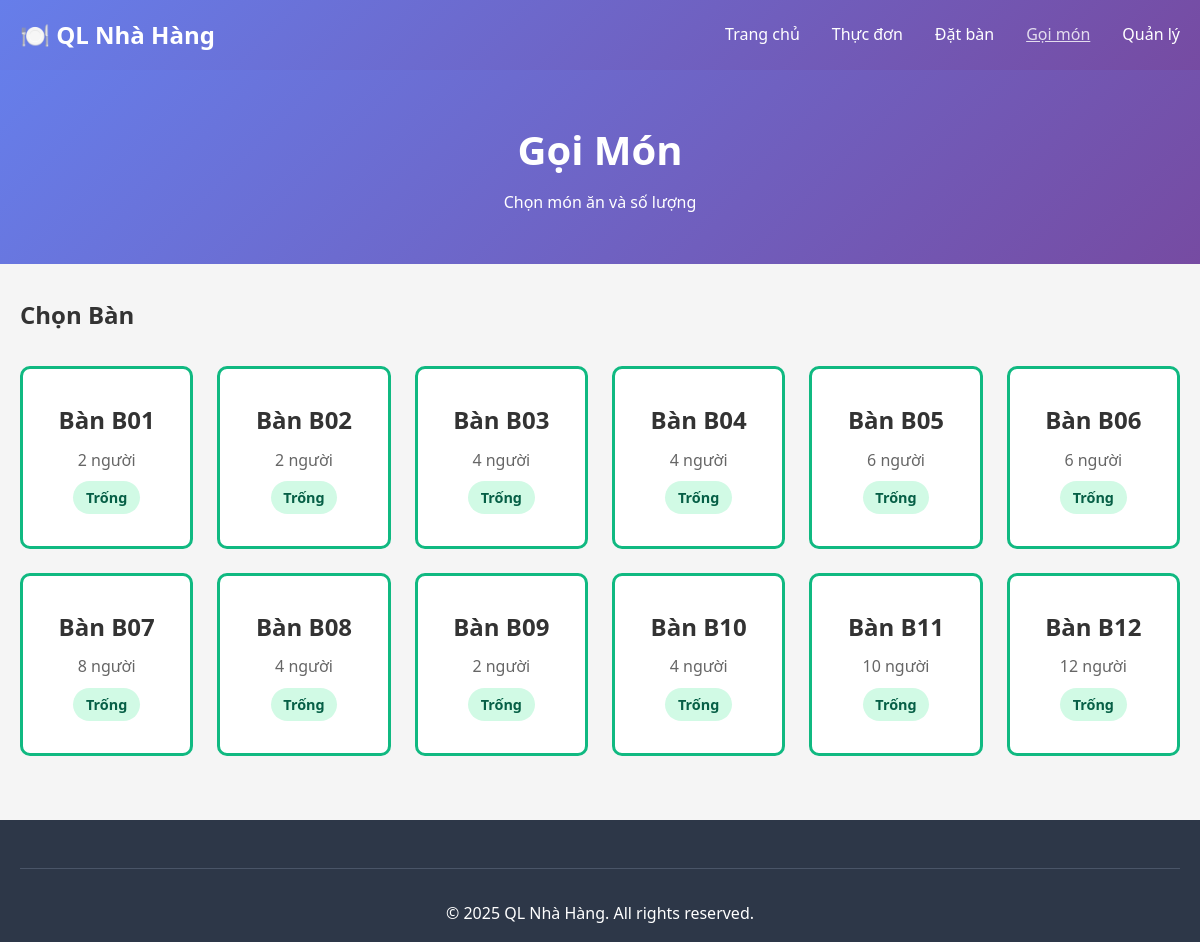
The app's page /order.php with its own data.
### tables this page shows
CREATE TABLE tables (
    id INT PRIMARY KEY AUTO_INCREMENT,
    table_number VARCHAR(10) NOT NULL UNIQUE COMMENT 'Số bàn (VD: B01, B02)',
    capacity INT NOT NULL COMMENT 'Sức chứa (số người)',
    floor INT DEFAULT 1 COMMENT 'Tầng (1, 2, 3...)',
    location VARCHAR(100) DEFAULT NULL COMMENT 'Vị trí (VD: Gần cửa sổ, Góc yên tĩnh)',
    status ENUM('empty', 'occupied', 'reserved', 'cleaning', 'maintenance') DEFAULT 'empty' COMMENT 'Trạng thái bàn',
    notes TEXT DEFAULT NULL COMMENT 'Ghi chú về bàn',
    created_at TIMESTAMP DEFAULT CURRENT_TIMESTAMP,
    updated_at TIMESTAMP DEFAULT CURRENT_TIMESTAMP ON UPDATE CURRENT_TIMESTAMP,
    
    INDEX idx_table_number (table_number),
    INDEX idx_status (status),
    INDEX idx_floor (floor),
    INDEX idx_capacity (capacity)
);

### order.php (the view, shortened to what this page needs)
<?php
$conn = getDBConnection();
$tables = $conn->query("SELECT * FROM tables ORDER BY table_number");
$selected_table = isset($_GET['table']) ? intval($_GET['table']) : 0;
?>
<!DOCTYPE html>
<html lang="vi">
<head>
    <link rel="stylesheet" href="assets/css/style.css">
</head>
<body>
    <nav class="navbar">
        <div class="container">
            <div class="logo">
                <h2>🍽️ QL Nhà Hàng</h2>
            </div>
            <ul class="nav-menu">
                <li><a href="index.php">Trang chủ</a></li>
                <li><a href="menu.php">Thực đơn</a></li>
                <li><a href="reservation.php">Đặt bàn</a></li>
                <li><a href="order.php" class="active">Gọi món</a></li>
                <li><a href="admin/">Quản lý</a></li>
            </ul>
        </div>
    </nav>
    <div class="page-header">
        <div class="container">
            <h1>Gọi Món</h1>
            <p>Chọn món ăn và số lượng</p>
        </div>
    </div>
    <div class="container">
        <div class="order-container">
            <?php if ($selected_table == 0): ?>
            <div class="table-selection">
                <h2>Chọn Bàn</h2>
                <div class="tables-grid">
                    <?php while ($table = $tables->fetch_assoc()): ?>
                    <a href="?table=<?php echo $table['id']; ?>" class="table-card <?php echo $table['status']; ?>">
                        <div class="table-number">Bàn <?php echo $table['table_number']; ?></div>
                        <div class="table-capacity"><?php echo $table['capacity']; ?> người</div>
                        <div class="table-status">
                            <?php
                            $status_text = [
                                'empty' => 'Trống',
                                'occupied' => 'Có khách',
                                'reserved' => 'Đã đặt'
                            ];
                            echo $status_text[$table['status']];
                            ?>
                        </div>
                    </a>
                    <?php endwhile; ?>
                </div>
            </div>
            <?php endif; ?>
        </div>
    </div>
    <footer class="footer">
        <div class="container">
            <div class="footer-bottom">
                <p>&copy; 2025 QL Nhà Hàng. All rights reserved.</p>
            </div>
        </div>
    </footer>
</body>
</html>

### assets/css/style.css (style rules this page uses)
* { margin: 0; padding: 0; box-sizing: border-box; }
body { font-family: 'Segoe UI', Tahoma, Geneva, Verdana, sans-serif; line-height: 1.6; color: #333; background-color: #f5f5f5; }
.container { max-width: 1200px; margin: 0 auto; padding: 0 20px; }
.navbar { background: linear-gradient(135deg, #667eea 0%, #764ba2 100%); color: white; padding: 1rem 0; box-shadow: 0 2px 10px rgba(0,0,0,0.1); }
.navbar .container { display: flex; justify-content: space-between; align-items: center; }
.logo h2 { font-size: 1.5rem; }
.nav-menu { display: flex; list-style: none; gap: 2rem; }
.nav-menu a { color: white; text-decoration: none; transition: opacity 0.3s; font-weight: 500; }
.nav-menu a:hover, .nav-menu a.active { opacity: 0.8; text-decoration: underline; }
.footer { background: #2d3748; color: white; padding: 3rem 0 1rem; margin-top: 4rem; }
.footer-bottom { text-align: center; padding-top: 2rem; border-top: 1px solid #4a5568; }
.page-header { background: linear-gradient(135deg, #667eea 0%, #764ba2 100%); color: white; padding: 3rem 0; text-align: center; margin-bottom: 2rem; }
.page-header h1 { font-size: 2.5rem; margin-bottom: 0.5rem; }
.tables-grid { display: grid; grid-template-columns: repeat(auto-fill, minmax(150px, 1fr)); gap: 1.5rem; margin: 2rem 0; }
.table-card { background: white; padding: 2rem; border-radius: 10px; text-align: center; text-decoration: none; color: #333; border: 3px solid transparent; transition: all 0.3s; cursor: pointer; }
.table-card.empty { border-color: #10b981; }
.table-number { font-size: 1.5rem; font-weight: bold; margin-bottom: 0.5rem; }
.table-capacity { color: #666; margin-bottom: 0.5rem; }
.table-status { font-size: 0.9rem; font-weight: 600; padding: 0.3rem 0.8rem; border-radius: 20px; display: inline-block; }
.table-card.empty .table-status { background: #d1fae5; color: #065f46; }
.order-container { margin: 2rem 0; }

### records on screen
tables: table_number "B01", capacity "2", status "Trống"
tables: table_number "B02", capacity "2", status "Trống"
tables: table_number "B03", capacity "4", status "Trống"
tables: table_number "B04", capacity "4", status "Trống"
tables: table_number "B05", capacity "6", status "Trống"
tables: table_number "B06", capacity "6", status "Trống"
tables: table_number "B07", capacity "8", status "Trống"
tables: table_number "B08", capacity "4", status "Trống"
tables: table_number "B09", capacity "2", status "Trống"
tables: table_number "B10", capacity "4", status "Trống"
tables: table_number "B11", capacity "10", status "Trống"
tables: table_number "B12", capacity "12", status "Trống"
